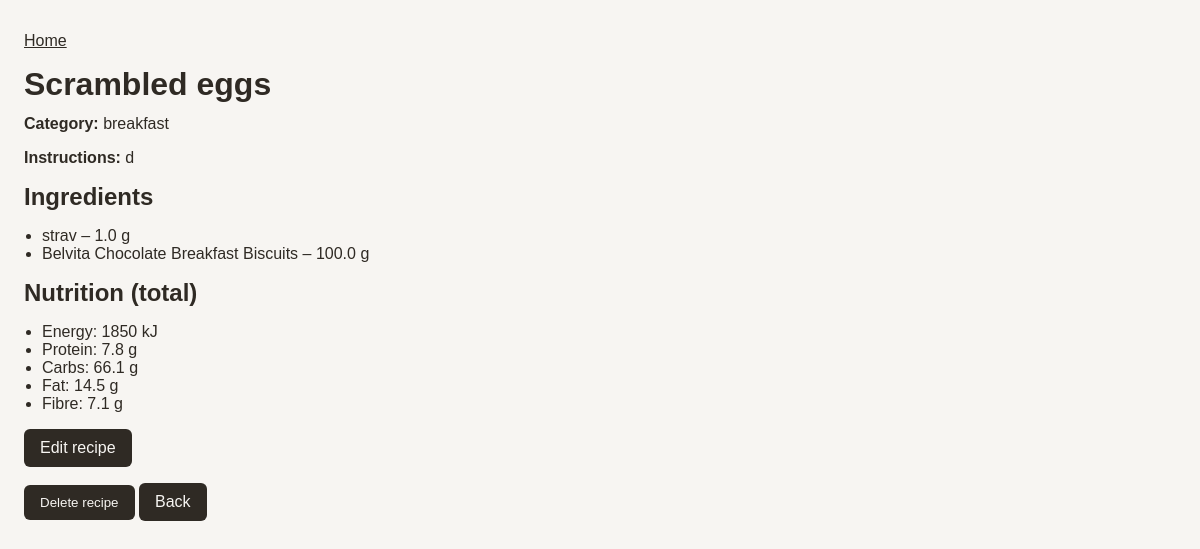
The page /recipes/5 on the database its author committed.
### tables this page shows
CREATE TABLE recipes (
            id INTEGER PRIMARY KEY AUTOINCREMENT,
            name TEXT NOT NULL,
            category TEXT NOT NULL,
            instructions TEXT,
            image_path TEXT
        );

CREATE TABLE recipe_ingredients (
            id INTEGER PRIMARY KEY AUTOINCREMENT,
            recipe_id INTEGER NOT NULL,
            ingredient_name TEXT NOT NULL,
            portion_g REAL NOT NULL,
            FOREIGN KEY (recipe_id) REFERENCES recipes(id)
        );

### app/routes/recipes.py (the view)
@router.get("/{recipe_id}")
def recipe_detail(request: Request, recipe_id: int):
    recipe = load_recipe(recipe_id)
    ingredients = get_all_ingredient_names()
    nutrients = recalculate_nutrients(recipe)
    return templates.TemplateResponse(
        "recipe_detail.html",
        {
            "request": request,
            "recipe_id": recipe_id,
            "recipe": recipe,
            "ingredients": ingredients,
            "nutrients": nutrients,
        },
    )

### app/templates/recipe_detail.html (shortened to what this page needs)
{% extends "base.html" %}
{% block content %}
    <h1>{{ recipe.name }}</h1>
    <p><strong>Category:</strong> {{ recipe.category }}</p>
    <p><strong>Instructions:</strong> {{ recipe.instructions }}</p>
    <h2>Ingredients</h2>
    <ul>
      {% for i in recipe.ingredients %}
      <li>{{ i.name }} – {{ i.portion_g }} g</li>
      {% endfor %}
    </ul>
    <h2>Nutrition (total)</h2>
    <ul>
      <li>Energy: {{ nutrients.energy_kj | round(0) }} kJ</li>
      <li>Protein: {{ nutrients.protein_g | round(1) }} g</li>
      <li>Carbs: {{ nutrients.carbs_g | round(1) }} g</li>
      <li>Fat: {{ nutrients.fat_g | round(1) }} g</li>
      <li>Fibre: {{ nutrients.fibre_g | round(1) }} g</li>
    </ul>
    <p>
      <a href="/recipes/{{ recipe_id }}/edit" class="button-link">Edit recipe</a>
      <form method="post" action="/recipes/{{ recipe_id }}/delete" style="display:inline;">
        <button type="submit">Delete recipe</button>
      </form>
      <a href="/recipes" class="button-link">Back</a>
    </p>
{% endblock %}

### app/static/style.css (style rules this page uses)
* { box-sizing: border-box; }
body { margin: 0; padding: 24px; font-family: "Trebuchet MS", "Lucida Grande", sans-serif; color: #2f2a24; background: #f7f5f2; }
h1, h2, h3 { margin: 0 0 12px 0; }
p { margin: 8px 0 16px; }
a { color: #2f2a24; }
.button-link { display: inline-block; background: #2f2a24; color: #f7f5f2; padding: 10px 16px; border-radius: 6px; text-decoration: none; margin-right: 8px; }
button { background: #2f2a24; color: #f7f5f2; border: none; padding: 10px 16px; border-radius: 6px; cursor: pointer; }
ul { padding-left: 18px; }
form { margin-bottom: 24px; }

### rows shown on the page
recipes: name "Scrambled eggs", category "breakfast", instructions "d"
recipe_ingredients: name "strav", portion_g "1.0"
recipe_ingredients: name "Belvita Chocolate Breakfast Biscuits", portion_g "100.0"

### other values the page prints
{{ nutrients.energy_kj | round(0) }} "1850"
{{ nutrients.protein_g | round(1) }} "7.8"
{{ nutrients.carbs_g | round(1) }} "66.1"
{{ nutrients.fat_g | round(1) }} "14.5"
{{ nutrients.fibre_g | round(1) }} "7.1"
